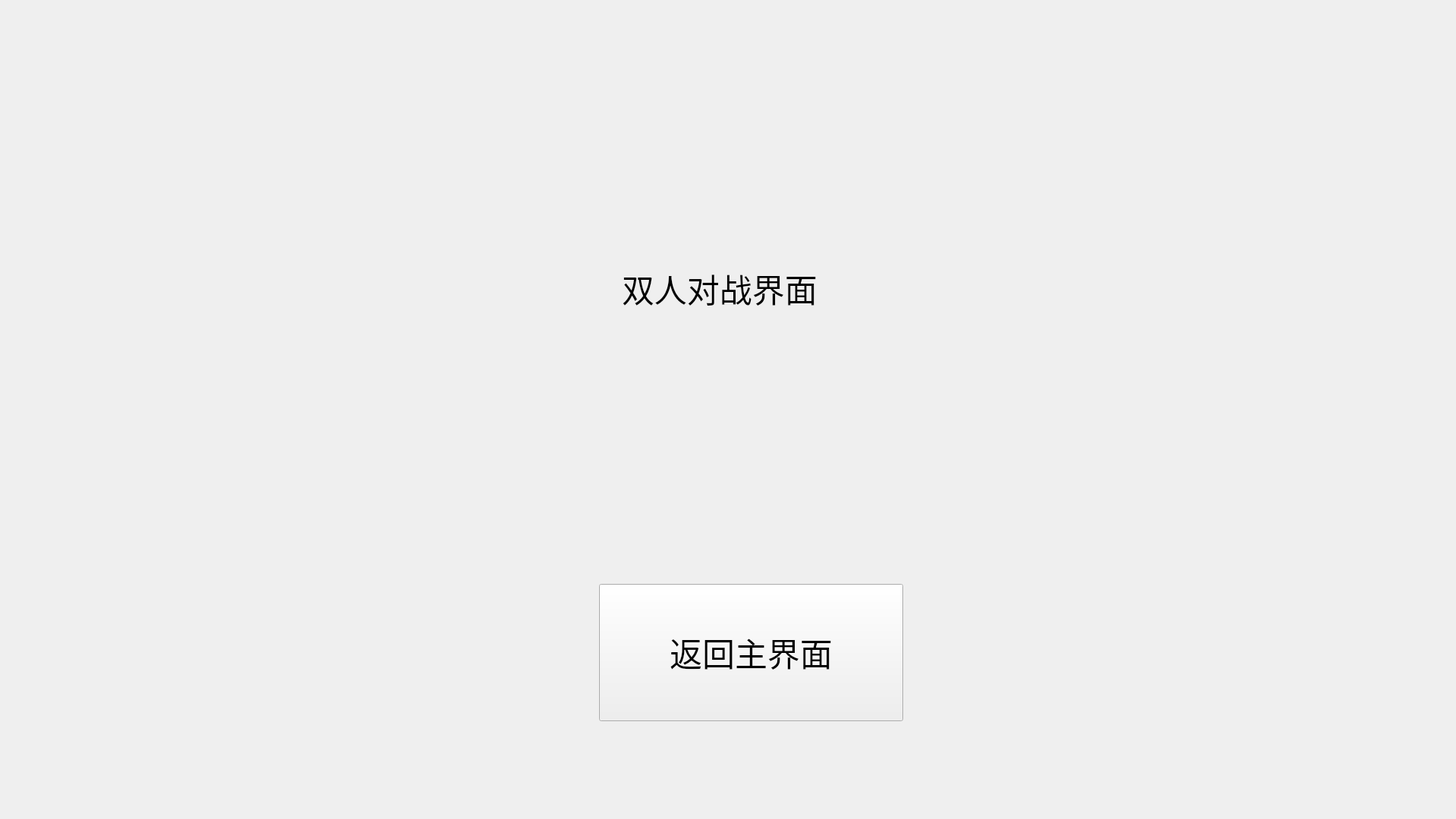
<?xml version="1.0" encoding="UTF-8"?>
<ui version="4.0">
 <class>PVPWindow</class>
 <widget class="QWidget" name="PVPWindow">
  <property name="geometry">
   <rect>
    <x>0</x>
    <y>0</y>
    <width>1920</width>
    <height>1080</height>
   </rect>
  </property>
  <property name="windowTitle">
   <string>坦克动荡：双人对战</string>
  </property>
  <widget class="QLabel" name="label">
   <property name="geometry">
    <rect>
     <x>820</x>
     <y>320</y>
     <width>320</width>
     <height>121</height>
    </rect>
   </property>
   <property name="font">
    <font>
     <family>隶书</family>
     <pointsize>32</pointsize>
    </font>
   </property>
   <property name="text">
    <string>双人对战界面</string>
   </property>
  </widget>
  <widget class="QPushButton" name="backMain">
   <property name="geometry">
    <rect>
     <x>790</x>
     <y>770</y>
     <width>401</width>
     <height>181</height>
    </rect>
   </property>
   <property name="font">
    <font>
     <family>隶书</family>
     <pointsize>32</pointsize>
    </font>
   </property>
   <property name="text">
    <string>返回主界面</string>
   </property>
  </widget>
 </widget>
 <resources/>
 <connections/>
</ui>
